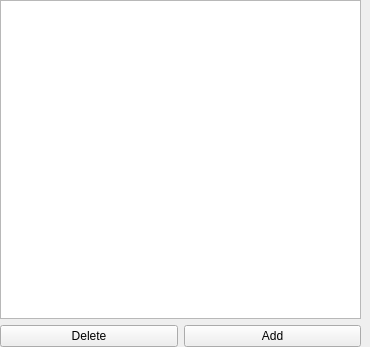
<?xml version="1.0" encoding="UTF-8"?>
<ui version="4.0">
 <class>ResourceListWidget</class>
 <widget class="QWidget" name="ResourceListWidget">
  <property name="geometry">
   <rect>
    <x>0</x>
    <y>0</y>
    <width>370</width>
    <height>347</height>
   </rect>
  </property>
  <property name="windowTitle">
   <string>Form</string>
  </property>
  <layout class="QVBoxLayout" name="verticalLayout">
   <property name="leftMargin">
    <number>0</number>
   </property>
   <property name="topMargin">
    <number>0</number>
   </property>
   <property name="rightMargin">
    <number>9</number>
   </property>
   <property name="bottomMargin">
    <number>0</number>
   </property>
   <item>
    <widget class="QListView" name="listView">
     <property name="sizePolicy">
      <sizepolicy hsizetype="Preferred" vsizetype="Expanding">
       <horstretch>0</horstretch>
       <verstretch>0</verstretch>
      </sizepolicy>
     </property>
    </widget>
   </item>
   <item>
    <layout class="QHBoxLayout" name="horizontalLayout_2">
     <property name="leftMargin">
      <number>0</number>
     </property>
     <property name="bottomMargin">
      <number>0</number>
     </property>
     <item>
      <widget class="QPushButton" name="btnDelete">
       <property name="text">
        <string>Delete</string>
       </property>
      </widget>
     </item>
     <item>
      <widget class="QPushButton" name="btnAdd">
       <property name="text">
        <string>Add</string>
       </property>
      </widget>
     </item>
    </layout>
   </item>
  </layout>
 </widget>
 <resources/>
 <connections/>
</ui>
